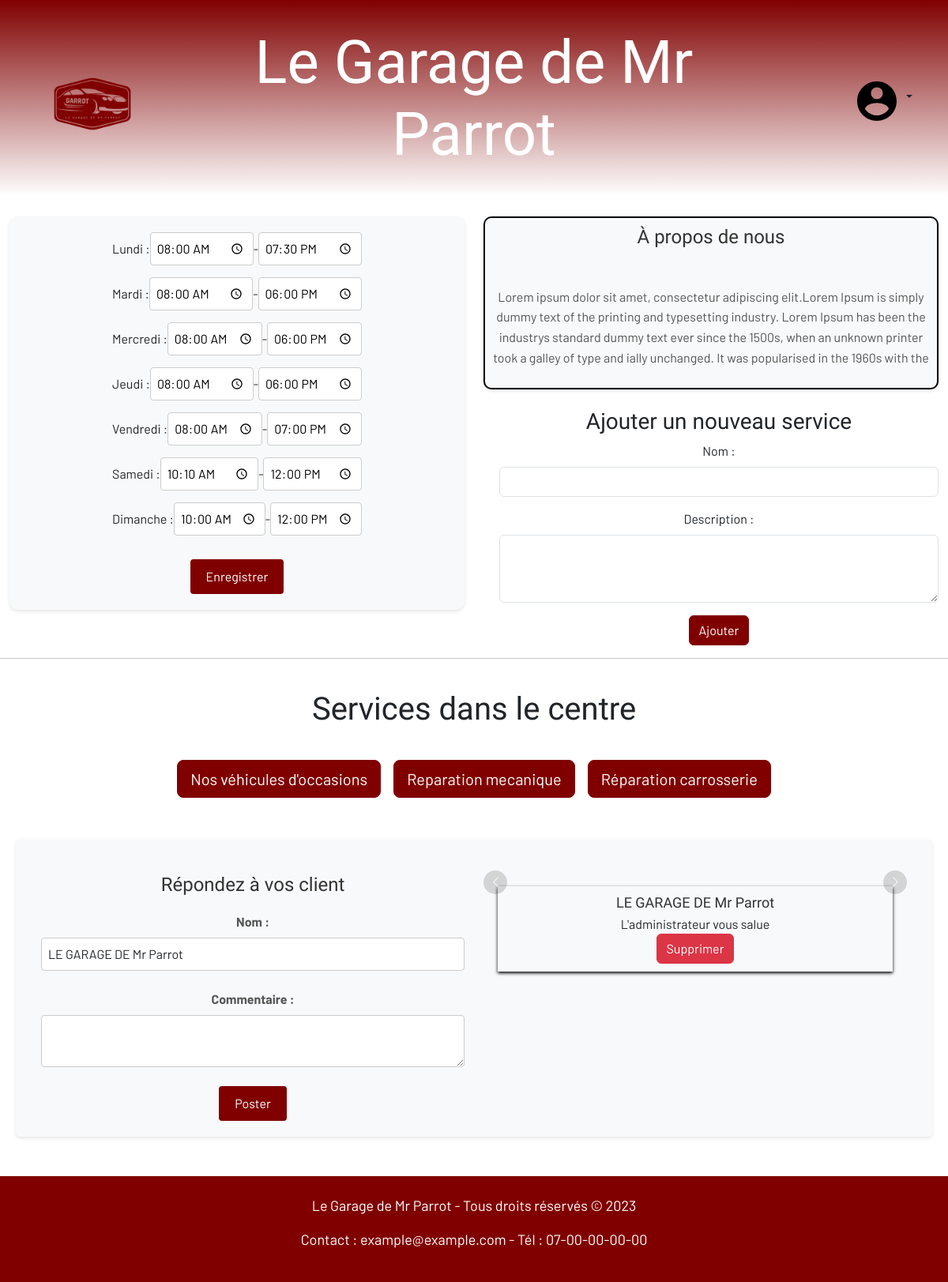
The app's page /garage/accueil_admin.php with its own data.
### tables this page shows
CREATE TABLE `infos` (
  `id` int(11) NOT NULL,
  `description` text,
  `email` varchar(255) DEFAULT NULL,
  `adresse` varchar(255) DEFAULT NULL,
  `telephone` varchar(20) DEFAULT NULL,
  `image` text NOT NULL
);

CREATE TABLE `services` (
  `id` int(11) NOT NULL,
  `description` text NOT NULL,
  `nom` varchar(255) DEFAULT NULL
);

CREATE TABLE `commentaires` (
  `id` int(11) NOT NULL,
  `nom` varchar(255) NOT NULL,
  `notes` int(11) DEFAULT NULL,
  `commentaires` varchar(500) NOT NULL
);

### garage/accueil_admin.php (the view, shortened to what this page needs)
<?php
$host_name = 'db5013809319.hosting-data.io';
$database = 'dbs11556871';
$user_name = 'dbu2118504';
$password = '13x10y04z';
  $connexion = new mysqli($host_name, $user_name, $password, $database);
$sql = "SELECT jour_semaine, heure_ouverture, heure_fermeture FROM horaires";
$resultat = $connexion->query($sql);
$horaires = array();
while ($row = $resultat->fetch_assoc()) {
  $jour_semaine = $row['jour_semaine'];
  $heure_ouverture = $row['heure_ouverture'];
  $heure_fermeture = $row['heure_fermeture'];
  if ($heure_ouverture !== null) {
    $heure_ouverture = date('H:i', strtotime($heure_ouverture));
  }
  if ($heure_fermeture !== null) {
    $heure_fermeture = date('H:i', strtotime($heure_fermeture));
  }
  $horaires[$jour_semaine] = array('heure_ouverture' => $heure_ouverture, 'heure_fermeture' => $heure_fermeture);
}
$sql_infos = "SELECT * FROM infos";
$resultat_infos = $connexion->query($sql_infos);
$row_infos = $resultat_infos->fetch_assoc();
$description = $row_infos['description'];
$email = $row_infos['email'];
$telephone = $row_infos['telephone'];
$sql_commentaires = "SELECT * FROM commentaires";
$resultat_commentaires = $connexion->query($sql_commentaires);
$commentaires = array();
while ($row_commentaire = $resultat_commentaires->fetch_assoc()) {
  $id_commentaire = $row_commentaire['id'];
  $nom_commentaire = $row_commentaire['nom'];
  $notes_commentaire = $row_commentaire['notes'];
  $commentaire_texte = $row_commentaire['commentaires'];
  $commentaires[] = array(
    'id' => $id_commentaire,
    'nom' => $nom_commentaire,
    'notes' => $notes_commentaire,
    'commentaire' => $commentaire_texte,
  );
}
?>
<!DOCTYPE html>
<html>
<head>
  <link rel="stylesheet" href="https://cdn.jsdelivr.net/npm/bootstrap@5.3.0/dist/css/bootstrap.min.css">
  <link rel="stylesheet" href="accueil.css">
</head>
<body>
  <header class="text-center py-4">
    <div class="container">
      <div class="row align-items-center">
        <div class="col-md-2">
          <img src="images/garrot.png" alt="Logo" class="logo img-fluid" style="max-width: 100px; margin-top: 7px;">
        </div>
        <div class="col-md-8">
          <h1 class="title" style="font-size: 76px; margin-top: 10px;">Le Garage de Mr Parrot</h1>
        </div>
        <div class="col-md-2 text-end">
          <div class="dropdown">
            <button class="btn dropdown-toggle" type="button" id="dropdownMenuButton2" data-bs-toggle="dropdown"
              aria-expanded="false">
              <img src="images/connexion.svg" alt="Connecter" class="connect-svg img-fluid"
                style="max-width: 60px; margin-top: 7px;">
            </button>
          </div>
        </div>
      </div>
    </div>
  </header>
  <div class="container">
    <div class="row">
      <div class="col-md-6">
        <div class="horaire-ouverture mt-4 blur-effect">
          <form action="" method="POST">
            <ul class="list-unstyled">
              <?php
            foreach ($horaires as $jour => $horaire) {
              $heure_ouverture = $horaire['heure_ouverture'];
              $heure_fermeture = $horaire['heure_fermeture'];
              echo '<li>' . $jour . ' : <input type="time" name="horaires[' . $jour . '][heure_ouverture]" value="'
                . $heure_ouverture . '"> - <input type="time" name="horaires[' . $jour . '][heure_fermeture]" value="'
                . $heure_fermeture . '"></li>';
            }
            ?>
            </ul>
            <button type="submit" class="btn btn-primary">Enregistrer</button>
          </form>
        </div>
</div>
<div class="col-md-6">
        <div class="a-propos mt-4 text-center blur-effect" style="border: 2px solid black; padding: 10px;">
          <h2 class="mb-4">À propos de nous</h2>
          <br>
          <p><?php echo $description; ?></p>
        </div>
        <div class="nouveau-service-form mt-4" style="margin-left: 20px; text-align: center;">
          <h3>Ajouter un nouveau service</h3>
          <form action="ajouter_service.php" method="POST">
            <div class="mb-3">
              <label for="nom" class="form-label">Nom :</label>
              <input type="text" name="nom" class="form-control" required>
            </div>
            <div class="mb-3">
              <label for="description" class="form-label">Description :</label>
              <textarea name="description" class="form-control" rows="3" required></textarea>
            </div>
            <button type="submit" class="btn btn-primary">Ajouter</button>
          </form>
        </div>
      </div>
    </div>
  </div>
  <hr class="separator-line full-width">
  <div class="row">
    <div class="col-md-12 text-center">
      <h1 class="mt-4 title-services">Services dans le centre</h1>
      <br>
      <div class="d-flex flex-wrap justify-content-center">
        <button type="button" class="btn btn-primary btn-lg custom-btn m-2"
          onclick="window.location.href='modification_voitures.php'">Nos véhicules d'occasions</button>
        <?php
        $sql_services = "SELECT * FROM services";
        $resultat_services = $connexion->query($sql_services);
        if ($resultat_services->num_rows > 0) {
        while ($row_service = $resultat_services->fetch_assoc()) {
            $service_id = $row_service['id'];
            $service_nom = $row_service['nom'];
            echo '<button type="button" class="btn btn-primary btn-lg custom-btn m-2" data-bs-toggle="modal" data-bs-target="#modalService' . $service_id . '">' . $service_nom . '</button>';
        }
        }
      ?>
      </div>
    </div>
  </div>
  <br>
<div class="row formulaire">
    <div class="col-md-6 text-center">
      <h2 class="mt-4">Répondez à vos client</h2>
      <form action="commentaires.php" method="POST">
        <div class="mb-4">
          <label for="nom" class="form-label">Nom :</label>
          <input type="text" name="nom" id="nom" class="form-control" value="LE GARAGE DE Mr Parrot" readonly>
        </div>
        <div class="mb-4">
          <label for="commentaire" class="form-label">Commentaire :</label>
          <textarea name="commentaire" id="commentaire" class="form-control" rows="2" required></textarea>
        </div>
        <button type="submit" class="btn btn-primary">Poster</button>
      </form>
    </div>
    <div class="col-md-6 commentaires">
  <div id="carouselExampleControls" class="carousel slide text-center" data-bs-ride="carousel">
    <div class="carousel-inner text-center">
      <?php
      $commentaires_groupes = array_chunk($commentaires, 2);
      foreach ($commentaires_groupes as $index => $commentaires_groupe) {
        $active_class = $index === 0 ? 'active' : '';
        echo '<div class="carousel-item ' . $active_class . '">';
        echo '<div class="commentaires-groupe">';
        foreach ($commentaires_groupe as $commentaire) {
          $id_commentaire = $commentaire['id'];
          $nom_commentaire = $commentaire['nom'];
          $commentaire_texte = $commentaire['commentaire'];
          echo '<div class="commentaire text-center">';
          echo '<div class="row">';
          echo '<div class="col-md-12">';
          echo '<h4>' . htmlspecialchars($nom_commentaire) . '</h4>';
          echo '</div>';
          echo '</div>';
          echo '<p>' . htmlspecialchars($commentaire_texte) . '</p>';
          echo '<button type="button" class="btn btn-danger" data-bs-toggle="modal" data-bs-target="#modalConfirmation'
            . $id_commentaire . '">Supprimer</button>';
          echo '</div>';
        }
        echo '</div>';
        echo '</div>';
      }
      ?>
      <button class="carousel-control-prev" type="button" data-bs-target="#carouselExampleControls"
        data-bs-slide="prev">
        <span class="carousel-control-prev-icon" aria-hidden="true"></span>
      </button>
      <button class="carousel-control-next" type="button" data-bs-target="#carouselExampleControls"
        data-bs-slide="next">
        <span class="carousel-control-next-icon" aria-hidden="true"></span>
      </button>
    </div>
  </div>
  </div>
</div>
<footer class="text-center py-4">
  <div class="container">
    <div class="row">
      <div class="col-md-12">
        <p>Le Garage de Mr Parrot - Tous droits réservés &copy; <?php echo date('Y'); ?></p>
        <p>Contact : <?php echo $email; ?> - Tél : <?php echo $telephone; ?></p>
      </div>
    </div>
  </div>
</footer>
</body>
</html>

### garage/accueil.css (style rules this page uses)
body { font-family: 'Barlow', serif; margin-top: 250px; max-width: 100%; overflow-x: hidden; }
.btn-primary { background-color: #800000; border-color: #800000; }
.formulaire { background-color: #f8f9fa; padding: 20px; border-radius: 5px; box-shadow: 0 2px 4px rgba(0, 0, 0, 0.1); }
.formulaire h2 { font-size: 24px; color: #333; }
.formulaire .form-label { font-weight: bold; color: #555; }
.formulaire .form-control { margin-bottom: 10px; border: 1px solid #ccc; border-radius: 4px; padding: 8px; }
.formulaire textarea.form-control { resize: vertical; }
.formulaire button[type="submit"] { background-color: #800000; color: #fff; border: none; border-radius: 4px; padding: 10px 20px; cursor: pointer; }
header { background: linear-gradient(to bottom, #800000, #FFF); padding: 20px; margin-bottom: 10px; position: fixed; top: 0; left: 0; width: 100%; z-index: 999; }
.title { font-size: 76px; color: #FFF; font-family: 'Rajdhani', sans-serif; margin-top: 10px; }
.container { max-width: 1200px; margin: 0 auto; }
.horaire-ouverture { background-color: #f8f9fa; padding: 20px; border-radius: 10px; box-shadow: 0 2px 4px rgba(0, 0, 0, 0.1); }
.horaire-ouverture ul { list-style: none; padding: 0; margin: 0; }
.horaire-ouverture li { display: flex; align-items: center; margin-bottom: 15px; }
.horaire-ouverture input[type="time"] { flex: 2; border: 1px solid #ccc; border-radius: 4px; padding: 8px; }
.horaire-ouverture button[type="submit"] { background-color: #800000; color: #fff; border: none; border-radius: 4px; padding: 10px 20px; cursor: pointer; transition: background-color 0.3s ease; }
.horaire-ouverture form { display: flex; flex-direction: column; align-items: center; }
.horaire-ouverture button[type="submit"] { margin-top: 15px; }
.a-propos { background-color: #f8f9fa; border: 2px solid black; padding: 20px; border-radius: 10px; box-shadow: 0 2px 4px rgba(0, 0, 0, 0.1); }
.a-propos h2 { font-size: 24px; color: #333; margin-bottom: 20px; }
.a-propos p { color: #555; line-height: 1.6; }
.row.formulaire { background-color: #f8f9fa; padding: 20px; border-radius: 5px; box-shadow: 0 2px 4px rgba(0, 0, 0, 0.1); margin: 20px; }
.row.formulaire h2 { font-size: 24px; color: #333; margin-bottom: 20px; }
.row.formulaire .form-label { font-weight: bold; color: #555; }
.row.formulaire .form-control { margin-bottom: 10px; border: 1px solid #ccc; border-radius: 4px; padding: 8px; }
.row.formulaire textarea.form-control { resize: vertical; }
.row.formulaire button[type="submit"] { background-color: #800000; color: #fff; border: none; border-radius: 4px; padding: 10px 20px; cursor: pointer; }
.commentaires { margin-top: 20px; }
.carousel-item .commentaires-groupe { margin-bottom: 20px; }
.commentaire { background-color: #f8f9fa; padding: 10px; border-radius: 0px; box-shadow: 0 2px 4px black; margin-bottom: 10px; text-align: center; margin: 0 auto; max-width: 500px; margin-top: 20px; }
.commentaire .row { margin-bottom: 5px; }
.commentaire h4 { font-size: 18px; color: #333; margin: 0; }
.commentaire p { margin: 0; }
.carousel-control-prev, .carousel-control-next { background-color: rgba(0, 0, 0, 0.3); border-radius: 50%; width: 30px; height: 30px; }
.carousel-control-prev-icon, .carousel-control-next-icon { width: 15px; height: 15px; }
footer { background-color: #800000; color: #FFF; text-align: center; padding: 20px; margin-top: 50px; font-size: 18px; }
h4,h1,h2,h3 { font-family: 'Rajdhani', sans-serif; }

### records on screen
infos: description "Lorem ipsum dolor sit amet, consectetur adipiscing elit.Lorem Ipsum is simply dummy text of the printing and typesetting industry. Lorem Ipsum has been the industrys standard dummy text ever since the 1500s, when an unknown printer took a galley of type and ially unchanged. It was popularised in the 1960s with the", email "example@example.com", telephone "07-00-00-00-00"
services: nom "Reparation mecanique"
services: nom "Réparation carrosserie"
commentaires: nom "LE GARAGE DE Mr Parrot", commentaires "L'administrateur vous salue"

### other values on screen
$jour "Lundi"
$jour "Mardi"
$jour "Mercredi"
$jour "Jeudi"
$jour "Vendredi"
$jour "Samedi"
$jour "Dimanche"
